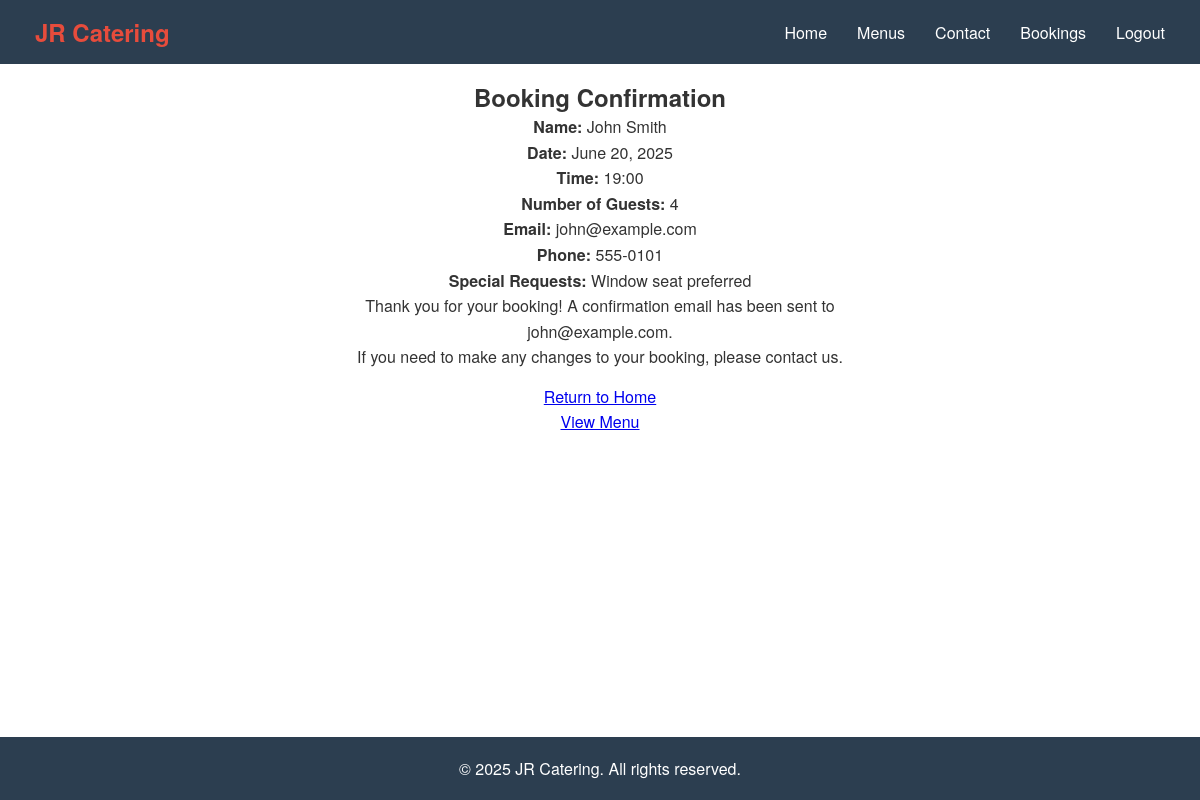
Screenshot of /confirmation/3/ (signed in) with the database file from the repository.
### catering/models.py (models this page shows, shortened)
class Booking(models.Model):
    STATUS_CHOICES = [
        ('pending', 'Pending'),
        ('confirmed', 'Confirmed'),
        ('cancelled', 'Cancelled'),
        ('completed', 'Completed'),
    ]
    user = models.ForeignKey(User, on_delete=models.CASCADE, related_name='bookings', null=True)  # Nullable for existing rows
    name = models.CharField(max_length=100, null=True, blank=True)  # Nullable for existing rows
    email = models.EmailField(null=True, blank=True)  # Nullable for existing rows
    phone = models.CharField(max_length=20, null=True, blank=True)  # Nullable for existing rows
    date = models.DateField()  # Booking date
    time = models.CharField(max_length=5)  # Time like "14:30" to match Flask
    guests = models.PositiveIntegerField()  # Number of guests
    special_requests = models.TextField(blank=True)  # Special requests
    created_at = models.DateTimeField(default=timezone.now)  # Default for existing rows
    status = models.CharField(max_length=20, choices=STATUS_CHOICES, default='pending')
    admin_response = models.TextField(blank=True, help_text="Admin's response to this booking")
    admin_notes = models.TextField(blank=True, help_text="Internal notes for admin use only")
    class Meta:
        ordering = ['-date', '-time']

### catering/views.py (the view)
# urls.py: path('confirmation/<int:booking_id>/', confirmation, name='confirmation'),
@login_required
def confirmation(request, booking_id):
    logger.debug(f"Confirmation - User authenticated: {request.user.is_authenticated}")
    booking = get_object_or_404(Booking, id=booking_id, user=request.user)
    return render(request, 'confirmation.html', {'booking': booking})

### templates/confirmation.html (shortened to what this page needs)
{% extends 'base.html' %}
{% load static %}
{% block content %}
<div class="menu-container">
    <h2>Booking Confirmation</h2>
    <div class="booking-details">
        <p><strong>Name:</strong> {{ booking.name }}</p>
        <p><strong>Date:</strong> {{ booking.date }}</p>
        <p><strong>Time:</strong> {{ booking.time }}</p>
        <p><strong>Number of Guests:</strong> {{ booking.guests }}</p>
        <p><strong>Email:</strong> {{ booking.email }}</p>
        <p><strong>Phone:</strong> {{ booking.phone }}</p>
        {% if booking.special_requests %}
            <p><strong>Special Requests:</strong> {{ booking.special_requests }}</p>
        {% endif %}
    </div>
    <p>Thank you for your booking! A confirmation email has been sent to {{ booking.email }}.</p>
    <p>If you need to make any changes to your booking, please contact us.</p>
    <div class="booking-actions">
        <a href="{% url 'index' %}" class="btn primary-btn">Return to Home</a>
        <a href="{% url 'food_menu' %}" class="btn primary-btn">View Menu</a>
    </div>
</div>
{% endblock %}

### static/css/style.css (style rules this page uses)
:root { --primary-color: #2c3e50; --secondary-color: #ecf0f1; --accent-color: #e74c3c; --hover-color: #c0392b; --background-color: #ffffff; --text-color: #333333; }
* { margin: 0; padding: 0; box-sizing: border-box; }
html, body { height: 100%; }
body { font-family: 'Helvetica Neue', Arial, sans-serif; overflow-x: hidden; display: flex; flex-direction: column; min-height: 100vh; background-color: var(--background-color); color: var(--text-color); }
main p { max-width: 600px; margin: 0 auto; line-height: 1.6; }
.menu-container { margin: 0 auto; text-align: center; background-color: var(--background-color); }
.booking-actions, .unique-booking-actions { display: flex; flex-direction: column; gap: 2px; margin-top: 15px; }

### rows the page displays
Booking: name "John Smith", date "June 20, 2025", time "19:00", guests "4", email "john@example.com", phone "555-0101", special_requests "Window seat preferred"
